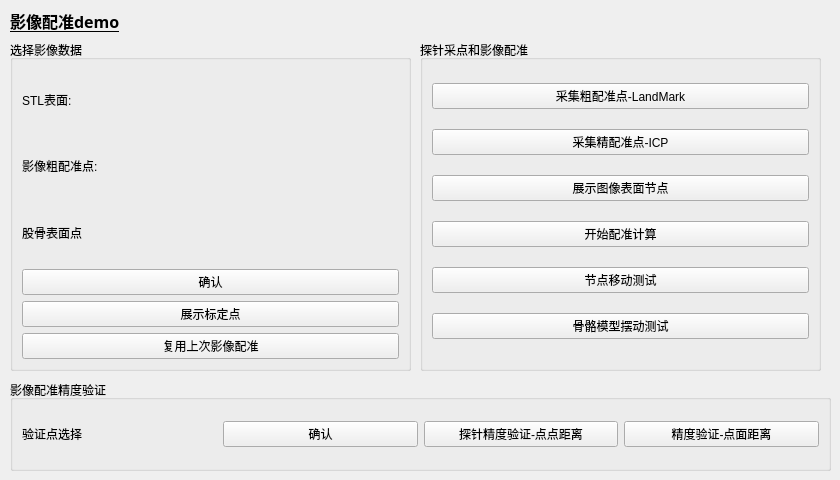
        <widget class="QWidget" name="tab">
         <attribute name="title">
          <string>图像配准</string>
         </attribute>
         <widget class="QLabel" name="label_39">
          <property name="geometry">
           <rect>
            <x>10</x>
            <y>0</y>
            <width>361</width>
            <height>41</height>
           </rect>
          </property>
          <property name="font">
           <font>
            <family>微软雅黑</family>
            <pointsize>12</pointsize>
            <weight>75</weight>
            <bold>true</bold>
            <underline>true</underline>
           </font>
          </property>
          <property name="text">
           <string>影像配准demo</string>
          </property>
         </widget>
         <widget class="QGroupBox" name="groupBox_100">
          <property name="geometry">
           <rect>
            <x>420</x>
            <y>40</y>
            <width>401</width>
            <height>331</height>
           </rect>
          </property>
          <property name="title">
           <string>探针采点和影像配准</string>
          </property>
          <layout class="QVBoxLayout" name="verticalLayout_10">
           <item>
            <widget class="QPushButton" name="getLandMark_pushButton">
             <property name="text">
              <string>采集粗配准点-LandMark</string>
             </property>
            </widget>
           </item>
           <item>
            <widget class="QPushButton" name="getICP_pushButton">
             <property name="text">
              <string>采集精配准点-ICP</string>
             </property>
            </widget>
           </item>
           <item>
            <widget class="QPushButton" name="showCollectedPoint_pushButton">
             <property name="text">
              <string>展示图像表面节点</string>
             </property>
            </widget>
           </item>
           <item>
            <widget class="QPushButton" name="caculateRegistration_pushButton">
             <property name="text">
              <string>开始配准计算</string>
             </property>
            </widget>
           </item>
           <item>
            <widget class="QPushButton" name="moveTest_pushButton">
             <property name="enabled">
              <bool>true</bool>
             </property>
             <property name="text">
              <string>节点移动测试</string>
             </property>
             <property name="checkable">
              <bool>false</bool>
             </property>
            </widget>
           </item>
           <item>
            <widget class="QPushButton" name="moveBone_pushButton">
             <property name="text">
              <string>骨骼模型摆动测试</string>
             </property>
            </widget>
           </item>
          </layout>
         </widget>
         <widget class="QGroupBox" name="groupBox_101">
          <property name="geometry">
           <rect>
            <x>10</x>
            <y>380</y>
            <width>821</width>
            <height>91</height>
           </rect>
          </property>
          <property name="title">
           <string>影像配准精度验证</string>
          </property>
          <layout class="QHBoxLayout" name="horizontalLayout_38">
           <item>
            <layout class="QHBoxLayout" name="horizontalLayout_39">
             <item>
              <widget class="QLabel" name="label_38">
               <property name="text">
                <string>验证点选择</string>
               </property>
              </widget>
             </item>
             <item>
              <widget class="QmitkSingleNodeSelectionWidget" name="selectCheckNode_mitkSlecectButton" native="true"/>
             </item>
            </layout>
           </item>
           <item>
            <widget class="QPushButton" name="checkAccuracyPoints_pushButton">
             <property name="text">
              <string>确认</string>
             </property>
            </widget>
           </item>
           <item>
            <widget class="QPushButton" name="checkNode2Node_pushButton">
             <property name="text">
              <string>探针精度验证-点点距离</string>
             </property>
            </widget>
           </item>
           <item>
            <widget class="QPushButton" name="checkNode2Surface_pushButton">
             <property name="text">
              <string>精度验证-点面距离</string>
             </property>
            </widget>
           </item>
          </layout>
         </widget>
         <widget class="QGroupBox" name="groupBox_99">
          <property name="geometry">
           <rect>
            <x>10</x>
            <y>40</y>
            <width>401</width>
            <height>331</height>
           </rect>
          </property>
          <property name="title">
           <string>选择影像数据</string>
          </property>
          <layout class="QVBoxLayout" name="verticalLayout_9">
           <item>
            <layout class="QHBoxLayout" name="horizontalLayout_35">
             <item>
              <widget class="QLabel" name="label_35">
               <property name="text">
                <string>STL表面:  </string>
               </property>
              </widget>
             </item>
             <item>
              <widget class="QmitkSingleNodeSelectionWidget" name="setSTL_mitkSlecectButton" native="true"/>
             </item>
            </layout>
           </item>
           <item>
            <layout class="QHBoxLayout" name="horizontalLayout_36">
             <item>
              <widget class="QLabel" name="label_36">
               <property name="text">
                <string>影像粗配准点:  </string>
               </property>
              </widget>
             </item>
             <item>
              <widget class="QmitkSingleNodeSelectionWidget" name="setLandMark_mitkSlecectButton" native="true"/>
             </item>
            </layout>
           </item>
           <item>
            <layout class="QHBoxLayout" name="horizontalLayout_37">
             <item>
              <widget class="QLabel" name="label_37">
               <property name="text">
                <string>股骨表面点</string>
               </property>
              </widget>
             </item>
             <item>
              <widget class="QmitkSingleNodeSelectionWidget" name="setBoneNode_mitkSlecectButton" native="true"/>
             </item>
            </layout>
           </item>
           <item>
            <widget class="QPushButton" name="checkImage_pushButton">
             <property name="text">
              <string>确认</string>
             </property>
            </widget>
           </item>
           <item>
            <widget class="QPushButton" name="showNode_pushButton">
             <property name="text">
              <string>展示标定点</string>
             </property>
            </widget>
           </item>
           <item>
            <widget class="QPushButton" name="reuseRegistrateMatrix_pushButton">
             <property name="text">
              <string>复用上次影像配准</string>
             </property>
            </widget>
           </item>
          </layout>
         </widget>
        </widget>
